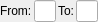
<?xml version="1.0" encoding="UTF-8"?>
<ui version="4.0">
 <class>FilterNumbers</class>
 <widget class="QWidget" name="FilterNumbers">
  <property name="geometry">
   <rect>
    <x>0</x>
    <y>0</y>
    <width>97</width>
    <height>22</height>
   </rect>
  </property>
  <property name="windowTitle">
   <string>Numeric filter</string>
  </property>
  <layout class="QVBoxLayout" name="verticalLayout">
   <property name="spacing">
    <number>0</number>
   </property>
   <property name="leftMargin">
    <number>0</number>
   </property>
   <property name="topMargin">
    <number>0</number>
   </property>
   <property name="rightMargin">
    <number>0</number>
   </property>
   <property name="bottomMargin">
    <number>0</number>
   </property>
   <item>
    <layout class="QHBoxLayout" name="horizontalLayout">
     <property name="spacing">
      <number>2</number>
     </property>
     <item>
      <widget class="QLabel" name="label">
       <property name="text">
        <string>From:</string>
       </property>
      </widget>
     </item>
     <item>
      <widget class="QLineEdit" name="fromValue"/>
     </item>
     <item>
      <widget class="QLabel" name="label_2">
       <property name="text">
        <string>To:</string>
       </property>
      </widget>
     </item>
     <item>
      <widget class="QLineEdit" name="toValue"/>
     </item>
    </layout>
   </item>
  </layout>
 </widget>
 <resources/>
 <connections/>
</ui>
